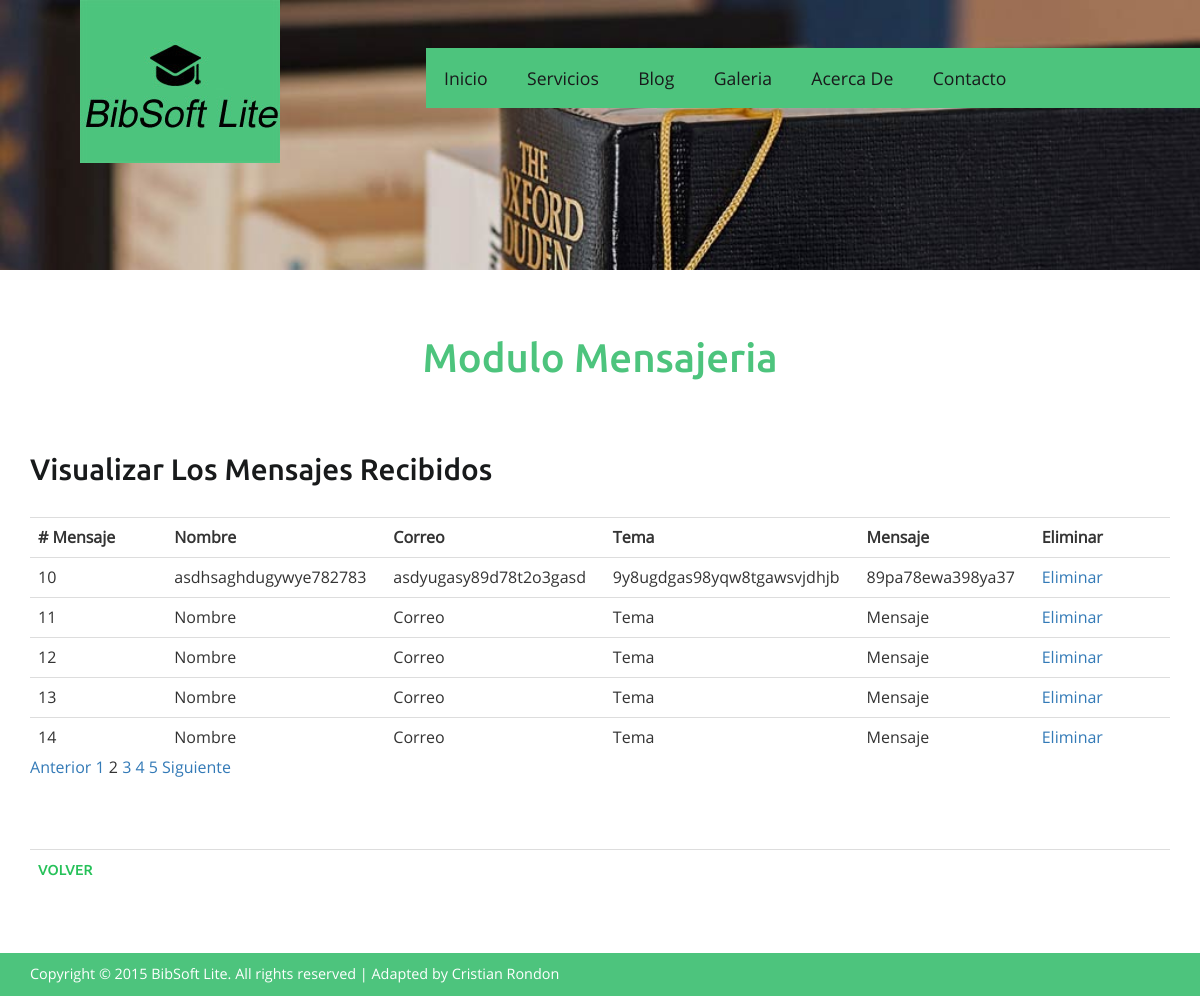
Screenshot of /mensajes.php?num=2 (signed in) with the database file from the repository.
### tables this page shows
CREATE TABLE IF NOT EXISTS `mensajes` (
  `id_mensaje` int(9) NOT NULL AUTO_INCREMENT,
  `nombre` varchar(50) NOT NULL,
  `correo` varchar(50) NOT NULL,
  `tema` varchar(50) NOT NULL,
  `mensaje` varchar(500) NOT NULL,
  PRIMARY KEY (`id_mensaje`)
);

### mensajes.php (the view, shortened to what this page needs)
<?Php
include("conexion.php");
$rst_mensajes=mysql_query("select * from mensajes ",$conexion);
$num_registro=mysql_num_rows($rst_mensajes);
$registros=5;
$pagina= $_REQUEST["num"];
if(is_numeric($pagina))
$inicio=(($pagina-1)*$registros);
else
$inicio=0;
$rst_mensajes=mysql_query("select * from mensajes LIMIT $inicio,$registros;",$conexion);
$paginas=ceil($num_registro/$registros);
?>
<!DOCTYPE HTML>
<html>
<head>
<link href="css/bootstrap.css" rel='stylesheet' type='text/css' />
<link href="css/style.css" rel='stylesheet' type='text/css' />
<link rel="stylesheet" href="css/touchTouch.css" type="text/css" media="all" />
<link href="css/style.css" rel='stylesheet' type='text/css' />
</head>
<body>
<div class="banner2">
	 <div class="header">
	   <div class="logo">
				 <a href="#"><img src="images/logo.jpg" alt=""/></a>
	   </div>
	   <div class="top-menu"> <span class="menu"></span>
	     <ul class="navig">
	       <li><a href="index.php">Inicio</a></li>
	       <li><a href="servicios.php">Servicios</a></li>
	       <li><a href="blog.php">Blog</a></li>
	       <li><a href="galeria.php">Galeria</a></li>
	       <li><a href="acerca.php">Acerca De</a></li>
	       <li><a href="contacto.php">Contacto</a></li>
         </ul>
       </div>
  </div>
</div>
<div class="welcome">
	 <div class="container">
		 <h2>Modulo Mensajeria</h2>
	   <p>&nbsp;</p>
		 <div class="welcm_sec">
		   <div class="center-block">
			 <div class="campus_head">
					 <h3>Visualizar Los Mensajes Recibidos </h3>
			 </div>
			 <form name="Crear_Libros" method="post" action="subir_libros.php">
			   <div class="clearfix">
			     <div class="bs-example">
			       <table class="table">
			         <tr>
			           <td width="11%"><strong># Mensaje</strong></td>
			           <td width="11%"><strong>Nombre</strong></td>
			           <td width="11%"><strong>Correo</strong></td>
			           <td width="11%"><strong>Tema</strong></td>
                       <td width="11%"><strong>Mensaje</strong></td>
			           <td width="11%"><strong>Eliminar</strong></td>
		             </tr>
                     <?php
			  			while($fila=mysql_fetch_array($rst_mensajes))
			  			{
			  		 ?>
			         <tr>
			           <td><?php echo $fila["id_mensaje"];?></td>
			           <td><?php echo $fila["nombre"];?></td>
			           <td><?php echo $fila["correo"];?></td>
			           <td><?php echo $fila["tema"];?></td>
			           <td><?php echo $fila["mensaje"];?></td>
			           <td><a href="eliminar_mensajes.php?archivo=<?php echo $fila["id_mensaje"];?>">Eliminar</a></td>
		             </tr>
                     <?php
			  			}
			  		 ?>
		           </table>
                   <p>
              <?php
			  if($pagina>1)
			  	echo "<a href='mensajes.php?num=". ($pagina-1) ."'>  Anterior</a> ";
			  	for ($cont=1;$cont<=$paginas;$cont++){
				  if($cont==$pagina){
				  echo $cont ." ";
				  }
				  else{
				  echo "<a href='mensajes.php?num=". $cont ."'>$cont</a> ";
			  	  }
				}
			  	if($pagina<$paginas){
			  	echo "<a href='mensajes.php?num=". ($pagina+1) ."'>  Siguiente</a> ";
			  	}
			  ?>
          </p><br/>
</div>
		       </div>
		     </form>
<div class="more_info">
          <table width="50%" border="0" class="table">
            <tr>
              <td><a href="javascript:history.back(1)">Volver</a></td>
            </tr>
          </table>
</div>
		   </div>
	   </div>
  </div>
</div>
<div class="copywrite">
	 <div class="container">
		 <p>Copyright © 2015 BibSoft Lite. All rights reserved | Adapted by <a href="http://w3layouts.com">Cristian Rondon</a></p>
	 </div>
</div>
</body>
</html>

### css/style.css (style rules this page uses)
h4, h5, h6, h1, h2, h3 { margin: 0; }
ul, ol { margin: 0; padding:0; }
p { margin: 0; }
html, body { font-family: 'OpenSans-Regular'; font-size: 100%; background: #ffffff; }
body a { transition:0.5s all; -webkit-transition:0.5s all; -moz-transition:0.5s all; -o-transition:0.5s all; -ms-transition:0.5s all; }
.logo { float:left; margin-left:5em; }
.top-menu { float:right; background: #4dc47d; margin: 3em 0 0 0; padding:0 11em 0 0em; }
.top-menu ul li { display:inline-block; }
.top-menu ul li a { display:block; color:#181a1b; font-size:1.1em; padding:1em 1em; text-decoration:none; }
.welcome { padding:4em 0; }
.welcome h2 { font-family: 'Ubuntu-Medium'; font-size:2.5em; line-height:1.2em; text-align:center; color:#4dc47d; }
.welcm_sec { margin-top:3em; }
.campus_head { margin-bottom:2em; }
.campus_head h3,.testimonal h3,.news h3 { font-family: 'Ubuntu-Medium'; font-size:1.85em; color:#181a1b; margin-bottom:0.7em; }
.more_info { margin-top: 1.5em; }
.more_info a { display: inline-block; color: #26c159; text-decoration: none; font-family: 'Ubuntu-Medium'; font-size: 0.9em; text-transform:uppercase; }
.copywrite { background:#4dc47d; padding:0.7em; }
.copywrite p { color: #fff; font-size: 0.9em; text-align: left; }
.copywrite p a { color: #fff; }
.banner2 { background:url(../images/banner.jpg) no-repeat; background-size:cover; min-height:270px; }
.table { margin-bottom: 0; }

### rows the page displays
mensajes: id_mensaje "10", nombre "asdhsaghdugywye782783", correo "asdyugasy89d78t2o3gasd", tema "9y8ugdgas98yqw8tgawsvjdhjb", mensaje "89pa78ewa398ya37"
mensajes: id_mensaje "11", nombre "Nombre", correo "Correo", tema "Tema", mensaje "Mensaje"
mensajes: id_mensaje "12", nombre "Nombre", correo "Correo", tema "Tema", mensaje "Mensaje"
mensajes: id_mensaje "13", nombre "Nombre", correo "Correo", tema "Tema", mensaje "Mensaje"
mensajes: id_mensaje "14", nombre "Nombre", correo "Correo", tema "Tema", mensaje "Mensaje"
